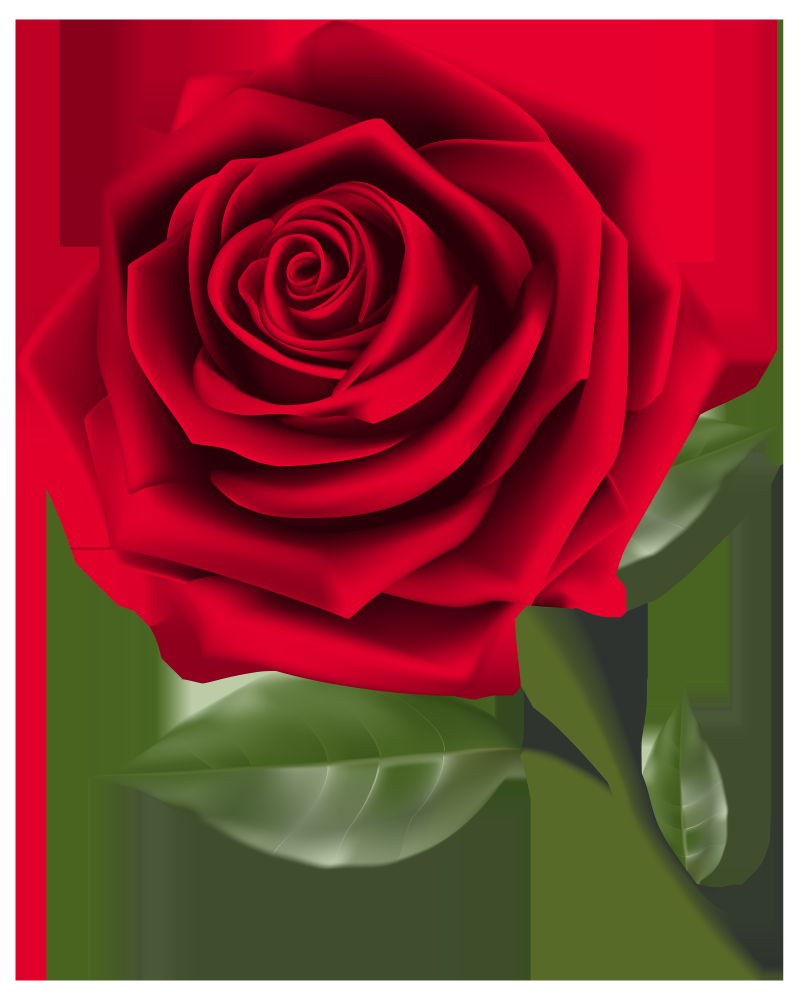
%> input picture Day-2 (Image processing)/rose.png, 3195 x 4000 px (shown at 1/4 size)
$ octave edgeDetection.m   (GNU Octave 9; MATLAB toolbox functions it lacks are replaced by stand-ins)
%> lines starting %> are read from the running program, lines starting %| are printed output that depends on the picture
clc;
clear;
close all;
a=imresize(rgb2gray(imread('rose.png')), [320 256]);
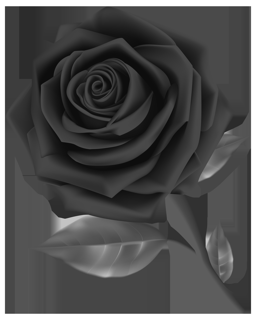
%> a: size 320x256 uint8; min 10, max 255, mean 78.6
b = edge(a,'canny');
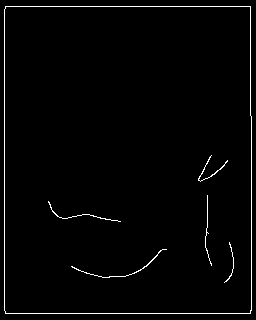
%> b: size 320x256 logical; 1.9% white in thin lines or dots
c = edge(a,'prewitt');
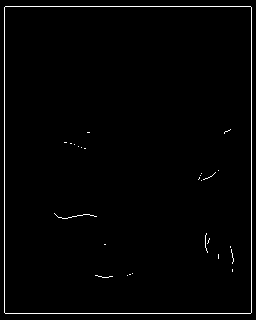
%> c: size 320x256 logical; 1.5% white in thin lines or dots
d = edge(a,'zerocross');
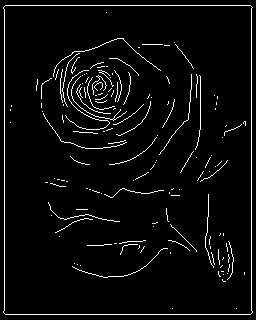
%> d: size 320x256 logical; 4.2% white in thin lines or dots
e = edge(a,'sobel');
%> e: size 320x256 logical; 1.6% white in thin lines or dots
f = edge(a,'Roberts');
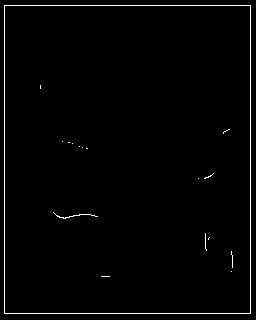
%> f: size 320x256 logical; 1.5% white in thin lines or dots
subplot(2,3,1), imshow(a),title('orginal');
subplot(2,3,2), imshow(b),title('canny');
subplot(2,3,3), imshow(c),title('prewitt');
subplot(2,3,4), imshow(d),title('zeroscale');
subplot(2,3,5), imshow(e),title('sobel');
subplot(2,3,6), imshow(f),title('Roberts');
